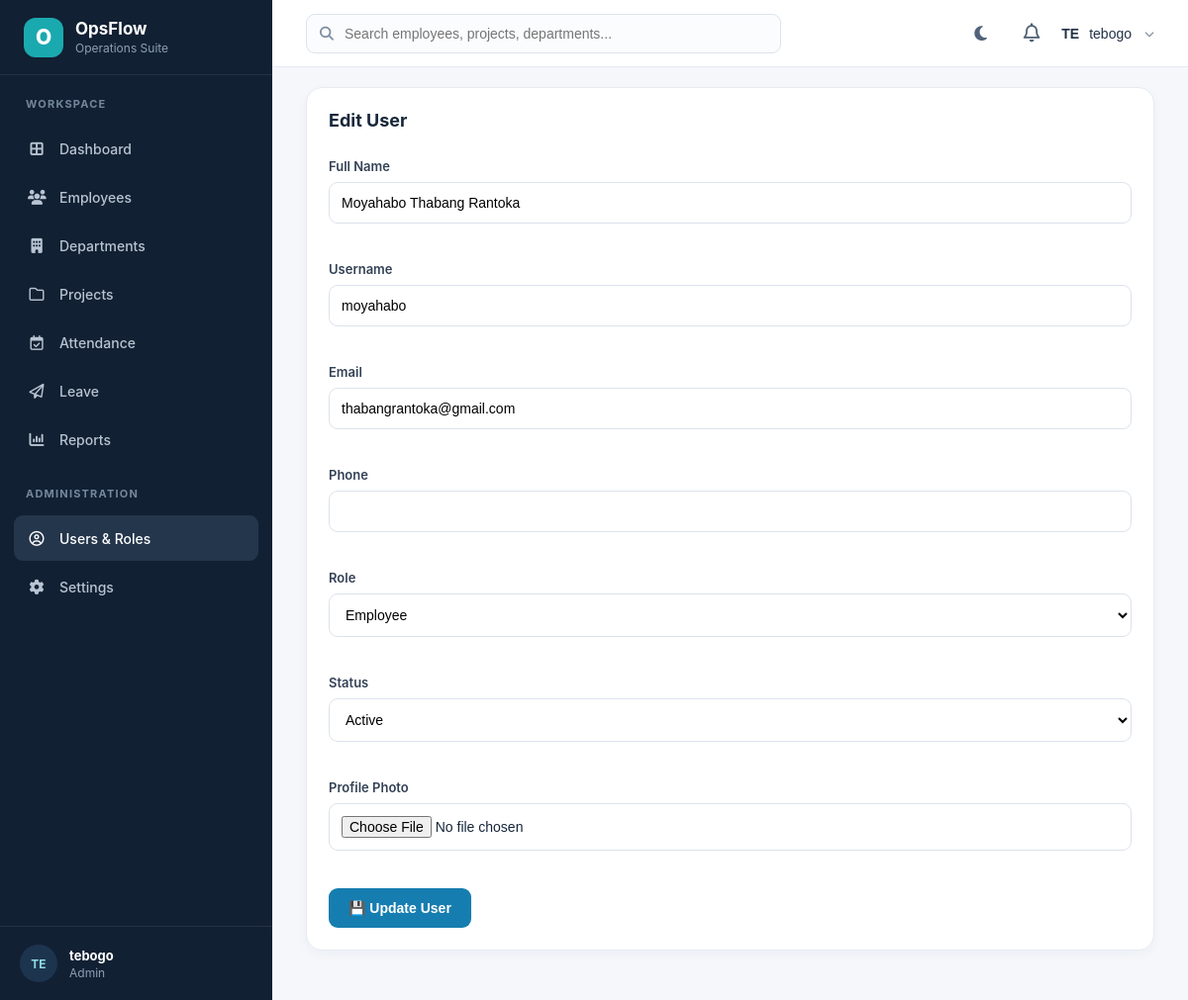
Screenshot of /Users/edit.php?id=1 (signed in) with the database file from the repository.
### tables this page shows
CREATE TABLE `users` (
  `id` int(11) NOT NULL,
  `fullname` varchar(100) NOT NULL,
  `username` varchar(50) NOT NULL,
  `email` varchar(100) NOT NULL,
  `phone` varchar(30) DEFAULT NULL,
  `photo` varchar(255) DEFAULT NULL,
  `password` varchar(255) NOT NULL,
  `role` enum('Admin','Manager','Employee') DEFAULT 'Employee',
  `status` enum('Active','Inactive') NOT NULL DEFAULT 'Active',
  `created_at` timestamp NOT NULL DEFAULT current_timestamp(),
  `employee_id` int(11) DEFAULT NULL
);

### Users/edit.php (the view, shortened to what this page needs)
<?php
require_once("../config/DataBase.php");
$id = intval($_GET["id"]);
$stmt = $conn->prepare("SELECT * FROM users WHERE id=?");
$stmt->bind_param("i", $id);
$stmt->execute();
$user = $stmt->get_result()->fetch_assoc();
?>
<!DOCTYPE html>
<html lang="en">
<head>
<link rel="stylesheet" href="../Assets/CSS/style.css">
<link rel="stylesheet" href="../Assets/CSS/dashboard.css">
</head>
<body>
<div class="dashboard">
<?php include("../Includes/sidebar.php"); ?>
<div class="main-content">
<?php include("../Includes/header.php"); ?>
<div class="recent">
<h2>Edit User</h2>
<br>
<form action="update.php" method="POST" enctype="multipart/form-data">
<label>Full Name</label>
<input
type="text"
name="fullname"
value="<?php echo htmlspecialchars($user["fullname"]); ?>"
required>
<br><br>
<label>Username</label>
<input
type="text"
name="username"
value="<?php echo htmlspecialchars($user["username"]); ?>"
required>
<br><br>
<label>Email</label>
<input
type="email"
name="email"
value="<?php echo htmlspecialchars($user["email"]); ?>"
required>
<br><br>
<label>Phone</label>
<input
type="text"
name="phone"
value="<?php echo htmlspecialchars($user["phone"]); ?>">
<br><br>
<label>Role</label>
<select name="role">
<?php
$roles = ["Admin","Manager","Employee"];
foreach($roles as $role){
$selected = ($user["role"] == $role) ? "selected" : "";
echo "<option value='$role' $selected>$role</option>";
}
?>
</select>
<br><br>
<label>Status</label>
<select name="status">
<option value="Active"
<?php if($user["status"]=="Active") echo "selected"; ?>>
Active
</option>
</select>
<br><br>
<label>Profile Photo</label>
<input type="file" name="photo">
<br><br>
<button type="submit">
💾 Update User
</button>
</form>
</div>
</div>
</div>
</body>
</html>

### Assets/CSS/style.css (style rules this page uses)
* { box-sizing:border-box }
html,body { margin:0;padding:0 }
body { font-family:Inter,ui-sans-serif,system-ui,-apple-system,BlinkMacSystemFont,"Segoe UI",sans-serif;color:#17263a;background:#f5f7fb }

### Assets/CSS/dashboard.css (style rules this page uses)
.dashboard { min-height:100vh;background:#f5f7fb }
.main-content { margin-left:275px;min-height:100vh;padding:0 34px 50px }
.recent { margin-top:20px;background:#fff;border:1px solid #e6ebf1;border-radius:16px;padding:22px;box-shadow:0 4px 12px rgba(21,42,64,.04) }
.recent h2 { color:#18283b;font-size:18px;margin:0 0 8px }
.recent form { max-width:820px }
.recent label { display:block;font-weight:600;margin-bottom:8px;color:#334155;font-size:13px }
.recent input,.recent textarea,.recent select { width:100%;padding:12px;border:1px solid #dce3ec;border-radius:9px;font-size:14px;margin-bottom:18px;box-sizing:border-box;outline:none;background:#fff }
.recent button { background:#167db0;color:#fff;border:0;padding:12px 20px;border-radius:9px;cursor:pointer;font-size:14px;font-weight:600 }

### rows the page displays
users: fullname "Moyahabo Thabang Rantoka", username "moyahabo", email "thabangrantoka@gmail.com", status "Active"

### other values shown
substr($_SESSION["fullname"] ?? "U", 0, 2) "TE"
$_SESSION["fullname"] "tebogo"
$role "Admin"
form field role "Employee"
